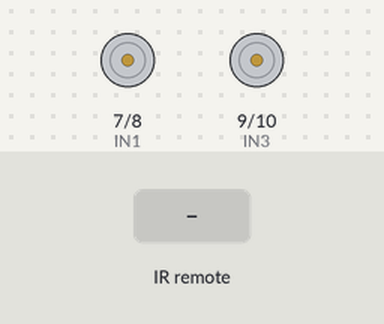
This sketch was run on a simulated Arduino Uno, built with avr-gcc and run on an emulated ATmega328P. On the bench: motor-driver pin pairs drawn as motors (green arrow = first pin HIGH = forward, orange = second pin HIGH = backward, longer = more drive, scaled by the enable pin). Inputs (shaded band) come from the test bench. What the sketch prints to the serial monitor is not drawn.

Above: at 1.2 s.
1.3 s: infrared code 0x00FF18E7 received
At 1.51 s:
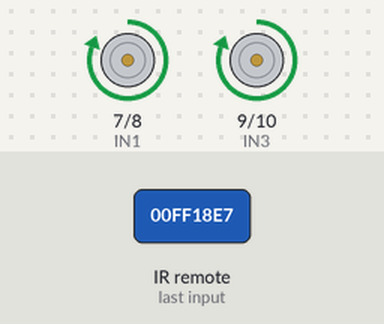
3.2 s: infrared code 0x00FF4AB5 received
At 3.31 s:
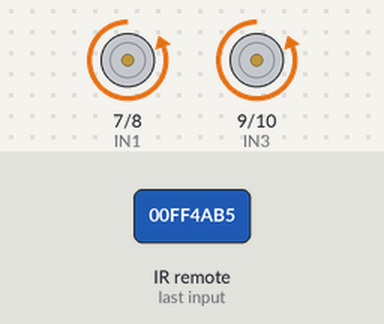
4.9 s: infrared code 0x00FF5AA5 received
At 5.0 s:
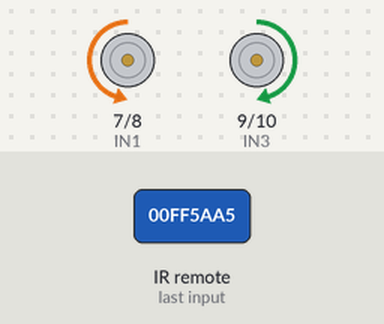
6.6 s: infrared code 0x00FF10EF received
At 6.7 s:
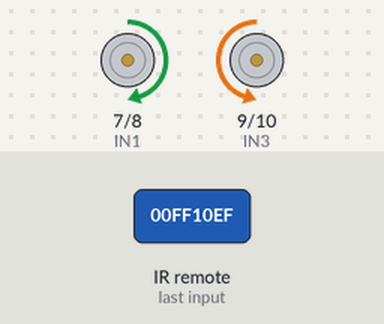
8.3 s: infrared code 0x00FF18E7 received
At 9.5 s:
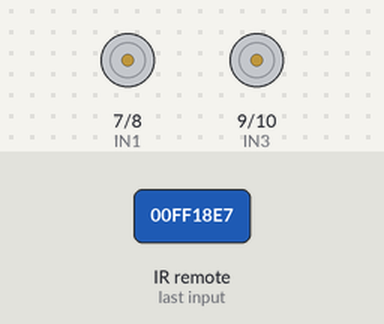
10.2 s: infrared code 0x00FF4AB5 received
At 10.31 s:
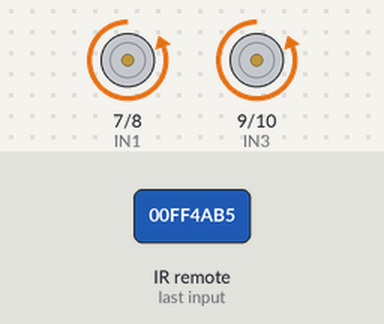
Timing chart, 0 to 12.9 s (numbered marks = the images above; inputs shaded):
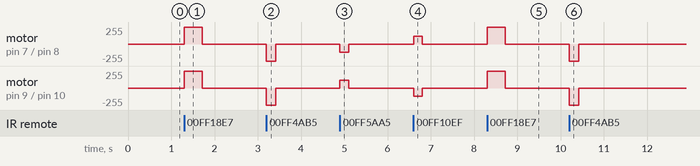

Measured:
- after the input at 1.3 s, motor on pin 7 (IN1) / pin 8 (IN2), motor on pin 9 (IN3) / pin 10 (IN4): stopped → forward 255/255 at once, → stopped 0.42 s later
- after the input at 3.2 s, motor on pin 7 (IN1) / pin 8 (IN2), motor on pin 9 (IN3) / pin 10 (IN4): stopped → backward 255/255 at once, → stopped 0.22 s later
- after the input at 4.9 s, motor on pin 7 (IN1) / pin 8 (IN2): stopped → backward 120/255 at once, → stopped 0.20 s later; motor on pin 9 (IN3) / pin 10 (IN4): stopped → forward 120/255 at once, → stopped 0.20 s later
- after the input at 6.6 s, motor on pin 7 (IN1) / pin 8 (IN2): stopped → forward 120/255 at once, → stopped 0.20 s later; motor on pin 9 (IN3) / pin 10 (IN4): stopped → backward 120/255 at once, → stopped 0.20 s later
- after the input at 8.3 s, motor on pin 7 (IN1) / pin 8 (IN2), motor on pin 9 (IN3) / pin 10 (IN4): stopped → forward 255/255 at once, → stopped 0.42 s later
- after the input at 10.2 s, motor on pin 7 (IN1) / pin 8 (IN2), motor on pin 9 (IN3) / pin 10 (IN4): stopped → backward 255/255 at once, → stopped 0.22 s later

The sketch:

print.ino
```cpp
#include <IRremote.h>
#define IN1  7  // K1、K2 motor direction
#define IN2  8  // K1、K2 motor direction
#define IN3  9  // K3、K4 motor direction
#define IN4  10 // K3、K4 motor direction
#define ENA  5  // Needs to be a PWM pin to be able to control motor speed ENA
#define ENB  6  // Needs to be a PWM pin to be able to control motor speed ENA
#define IRPIN 4 // IR receiver Signal connected to Arduino pin 4

#define IR_ADVANCE       0x00FF18E7       //code from IR controller "▲" button
#define IR_BACK          0x00FF4AB5       //code from IR controller "▼" button
#define IR_RIGHT         0x00FF5AA5       //code from IR controller ">" button
#define IR_LEFT          0x00FF10EF       //code from IR controller "<" button
enum DN
{
  GO_ADVANCE, //go ahead
  GO_LEFT, //left turn
  GO_RIGHT,//right turn
  GO_BACK,//go back
  DEF
}Drive_Num=DEF;
IRrecv IR(IRPIN);  //   IRrecv object  IR get code from IR remoter
decode_results IRresults;
bool stopFlag = true;//set stop flag
bool JogFlag = false;
uint16_t JogTimeCnt = 0;
uint32_t JogTime=0;

/*motor control*/
void go_back(int t)  //motor rotate clockwise -->robot go ahead
{
  digitalWrite(IN1, LOW);
  digitalWrite(IN2, HIGH);
  digitalWrite(IN3, LOW);
  digitalWrite(IN4,HIGH);
  delay(t);
}
void go_ahead(int t) //motor rotate counterclockwise -->robot go back
{
  digitalWrite(IN1, HIGH);
  digitalWrite(IN2, LOW);
  digitalWrite(IN3, HIGH);
  digitalWrite(IN4,LOW);
  delay(t);
}
void go_stop() //motor brake -->robot stop
{
  digitalWrite(IN1, LOW);
  digitalWrite(IN2, LOW);
  digitalWrite(IN3, LOW);
  digitalWrite(IN4,LOW);
}
void turn_left(int t)  //left motor rotate clockwise and right motor rotate counterclockwise -->robot turn right
{
  digitalWrite(IN1, HIGH);
  digitalWrite(IN2, LOW);
  digitalWrite(IN3, LOW);
  digitalWrite(IN4, HIGH);
  delay(t);
}
void turn_right(int t) //left motor rotate counterclockwise and right motor rotate clockwise -->robot turn left
{
  digitalWrite(IN1, LOW);
  digitalWrite(IN2, HIGH);
  digitalWrite(IN3, HIGH);
  digitalWrite(IN4, LOW);
  delay(t);
}
/*set motor speed */
void set_motorspeed(int lspeed,int rspeed) //change motor speed
{
  analogWrite(ENA,lspeed);//lspeed:0-255
  analogWrite(ENB,rspeed);//rspeed:0-255
}
/**************detect IR code***************/
void do_IR_Tick()
{
  if(IR.decode(&IRresults))
  {
    if(IRresults.value==IR_ADVANCE)
    {
      Drive_Num=GO_ADVANCE;
      Serial.print("^");
    }
    else if(IRresults.value==IR_RIGHT)
    {
       Drive_Num=GO_RIGHT;
       Serial.print(">");
    }
    else if(IRresults.value==IR_LEFT)
    {
       Drive_Num=GO_LEFT;
       Serial.print("<");
    }
    else if(IRresults.value==IR_BACK)
    {
        Drive_Num=GO_BACK;
        Serial.print("v");
    }
    IRresults.value = 0;
    IR.resume();
  }
}
/**************car control**************/
void do_Drive_Tick()
{
    switch (Drive_Num)
    {
      case GO_ADVANCE:
            set_motorspeed(255,255);go_ahead(20);JogFlag = true;JogTimeCnt = 3;JogTime=millis();break;//if GO_ADVANCE code is detected, then go advance
      case GO_LEFT:
            set_motorspeed(120,120);turn_left(1);JogFlag = true;JogTimeCnt = 1;JogTime=millis();break;//if GO_LEFT code is detected, then turn left
      case GO_RIGHT:
            set_motorspeed(120,120);turn_right(1);JogFlag = true;JogTimeCnt = 1;JogTime=millis();break;//if GO_RIGHT code is detected, then turn right
      case GO_BACK:
            set_motorspeed(255,255);go_back(20);JogFlag = true;JogTimeCnt = 1;JogTime=millis();break;//if GO_BACK code is detected, then backward
      default:break;
    }
    Drive_Num=DEF;
   //keep current moving mode for  100 millis seconds
    if(millis()-JogTime>=100)
    {
      JogTime=millis();
      if(JogFlag == true)
      {
        stopFlag = false;
        if(JogTimeCnt <= 0)
        {
          JogFlag = false; stopFlag = true;
        }
        JogTimeCnt--;
      }
      if(stopFlag == true)
      {
        JogTimeCnt=0;
        go_stop();
      }
    }
}
void setup() {
  Serial.begin(9600);
  pinMode(IN1, OUTPUT);
  pinMode(IN2, OUTPUT);
  pinMode(IN3, OUTPUT);
  pinMode(IN4, OUTPUT);
  pinMode(ENA, OUTPUT);
  pinMode(ENB, OUTPUT);
  pinMode(IRPIN, INPUT);
  digitalWrite(IRPIN, HIGH);
  IR.enableIRIn();
}

void loop() {
  do_IR_Tick();
  do_Drive_Tick();
}
```
